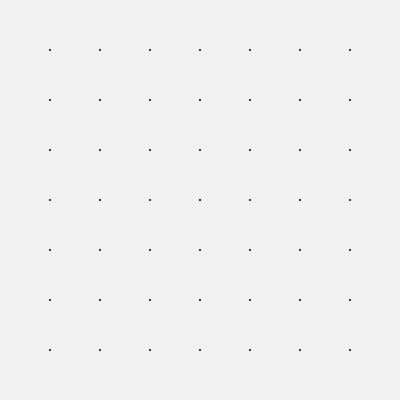
Frame 1 (no input)
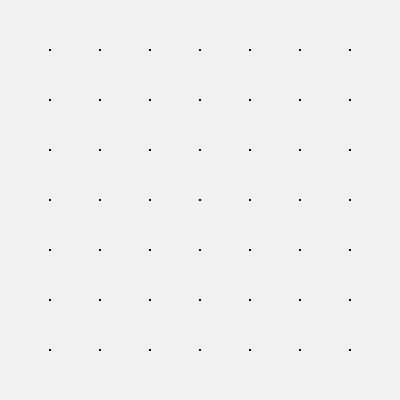
Frame 2 (the mouse pressed at the canvas centre, redrawn once)

The Processing sketch that drew these frames (run headless with seeded random() and noise(); the mouse was pressed at the canvas centre and the sketch redrawn once):

// Processing sketch: sketch_190419
// ── sketch_190419.pde
color FG = #111111;
color BG = #f1f1f1;
float tileSize = 50;
float posX = 0;
void setup(){
  size (400, 400);
  noLoop();
  background(BG);
};

void draw(){
  fill(0);
  noStroke();
  //ellipse(posX, 46, 55, 55);
  for(int y = int(tileSize); y<height; y += tileSize){
    for(int x =int(tileSize); x<width; x += tileSize){
      //translate(x, y);
      //line(x, y, height, 75);
      //rect(x, y, tileSize, tileSize);
      ellipse(x, y, 2, 2);
    }
  }  
}
